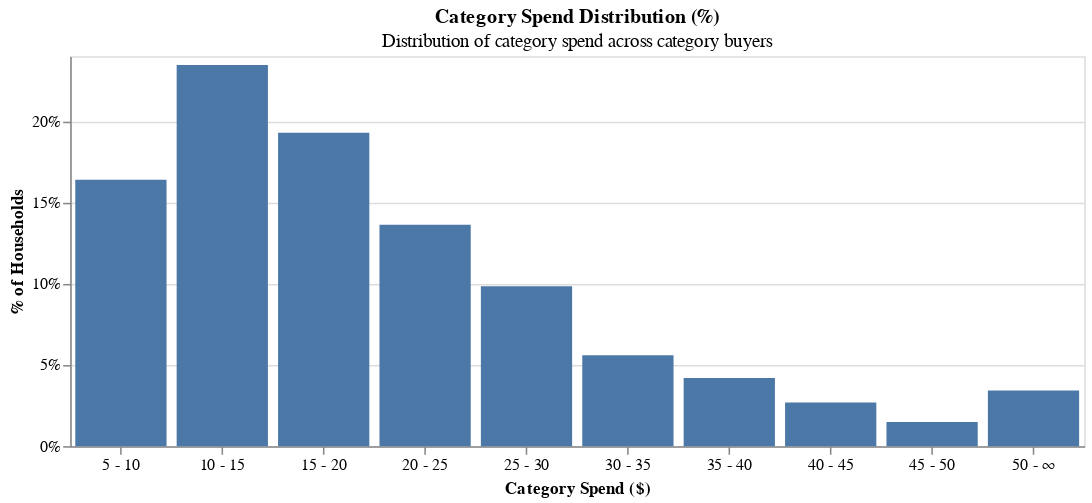

Notebook code for this chart:
### Code cell
labels = [f"{lb} - {lb + 5 if lb != 50 else '∞'}" for lb in range(0, 51, 5)]

category_spend_dist = category_spend.with_columns(
    pl.col('spend').cut(np.arange(0,50,5), labels=labels).alias('cut')   
).group_by('cut').agg(
    pl.col('cut').count().alias('Frequency')
).with_columns(
    (pl.col('Frequency') / pl.col('Frequency').sum()).alias('% of Total')
).collect()

chart = alt.Chart(category_spend_dist).mark_bar().encode(
    x=alt.X("cut:O", 
            axis=alt.Axis(labelAngle=0, title="Category Spend ($)"), sort=labels),
    y=alt.Y("% of Total:Q",
            axis=alt.Axis(format=".0%", title="% of Households")), 
).properties(
    width=650,
    height=250,
    title={
        'text': 'Category Spend Distribution (%)',
        'subtitle': 'Distribution of category spend across category buyers'
    }
).show()

### Figure 1 — Vega-Lite specification as saved in the notebook (floating-point values rounded to 4 significant figures)
{"$schema": "https://vega.github.io/schema/vega-lite/v5.20.1.json", "config": {"view": {"continuousHeight": 300, "continuousWidth": 300}}, "data": {"name": "data-9976970f2214580b85e7775074d8cd64"}, "datasets": {"data-9976970f2214580b85e7775074d8cd64": [{"% of Total": 0.01487, "Frequency": 68, "cut": "45 - 50"}, {"% of Total": 0.05597, "Frequency": 256, "cut": "30 - 35"}, {"% of Total": 0.1928, "Frequency": 882, "cut": "15 - 20"}, {"% of Total": 0.04198, "Frequency": 192, "cut": "35 - 40"}, {"% of Total": 0.1362, "Frequency": 623, "cut": "20 - 25"}, {"% of Total": 0.03432, "Frequency": 157, "cut": "50 - ∞"}, {"% of Total": 0.164, "Frequency": 750, "cut": "5 - 10"}, {"% of Total": 0.2346, "Frequency": 1073, "cut": "10 - 15"}, {"% of Total": 0.09838, "Frequency": 450, "cut": "25 - 30"}, {"% of Total": 0.02689, "Frequency": 123, "cut": "40 - 45"}]}, "encoding": {"x": {"axis": {"labelAngle": 0, "title": "Category Spend ($)"}, "field": "cut", "sort": ["0 - 5", "5 - 10", "10 - 15", "15 - 20", "20 - 25", "25 - 30", "30 - 35", "35 - 40", "40 - 45", "45 - 50", "50 - ∞"], "type": "ordinal"}, "y": {"axis": {"format": ".0%", "title": "% of Households"}, "field": "% of Total", "type": "quantitative"}}, "height": 250, "mark": {"type": "bar"}, "title": {"subtitle": "Distribution of category spend across category buyers", "text": "Category Spend Distribution (%)"}, "width": 650}
